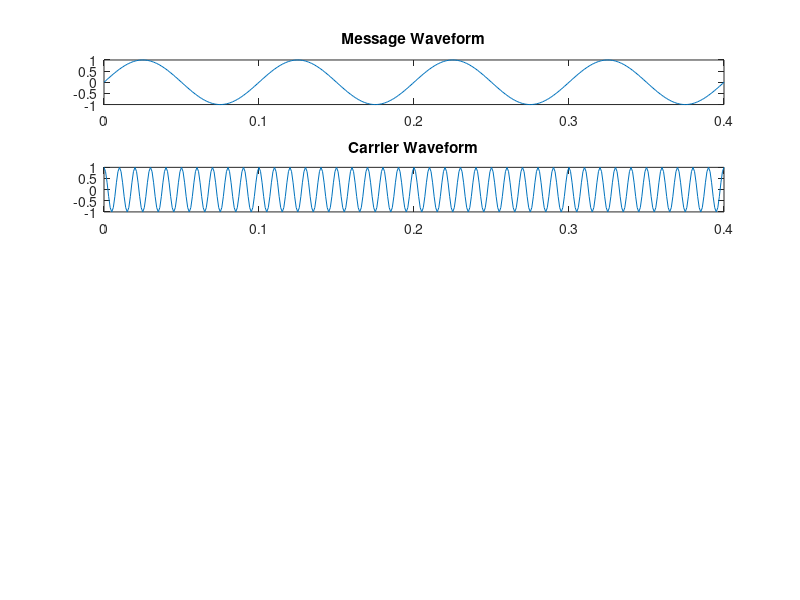

The MATLAB script that drew this image: (Note: this script raises an error after producing the figure.)
clc;
clear all;
close all;
fm=10;
fc=100;
t=0:0.001:0.4;
x=sin(2*fm*pi*t);
c=cos(2*fc*pi*t);

subplot(5,1,2);
plot(t,c);
title('Carrier Waveform')

subplot(5,1,1);
plot(t,x);
title('Message Waveform');

y=x.*c;
p=modulate(x,fm,fc,'am');
subplot(5,1,3);
plot(t,p);
title('Modulated using Function');

subplot(5,1,4);
plot(t,y);
title('Modulated using multiply');